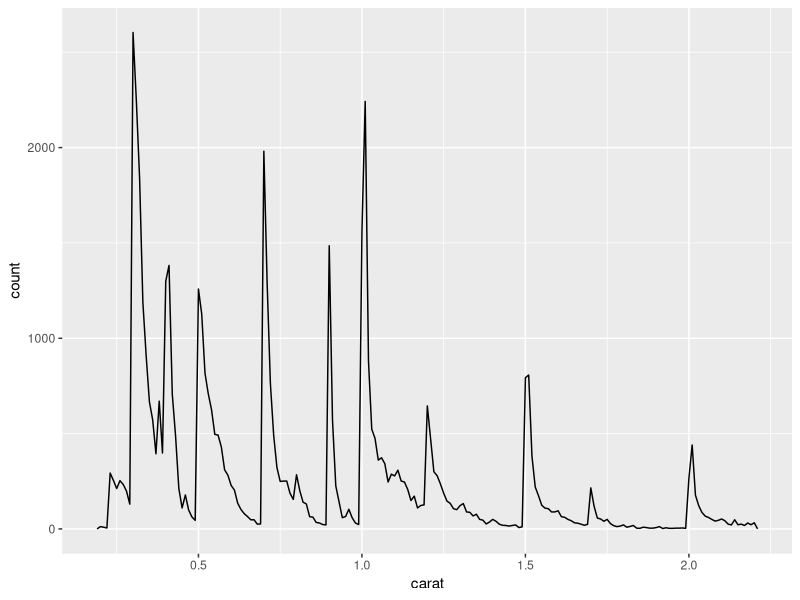

The R source for this figure:
## ---- chunk 1
#Note, Each gray box below is a code chunk. You need to insert a code chunk and put your R code in it. By setting echo = FALSE. this comment and any code will not show in my output document. If it were TRUE, the comment and code would appear. 
## ---- chunk 2
#The include = FALSE function hides both the code and output in my output document. See what happens when you replace include=FALSE with echo=FALSE. In your final product, make sure this code chunk isn't displayed. 

#You need to install these packages first to be able to use the functions within them (if you have not installed them before). You can install them from the Tools tab or write a new code chunk: install.packages("package_name"). 

library(ggplot2)
library(dplyr)
## ---- chunk 3
diamonds<- as.data.frame(diamonds)
head(diamonds, 3)

#Remember, the head command tell R to show us the top rows. Note where the first 3 rows show up when you knit. They are not in your output word document because you have include=FALSE in this code chunk heading.

## ---- chunk 4
#this next line is creating a subset called 'small' of the diamonds data
small <- diamonds %>% 
  filter(carat <= 2.2)
## ---- chunk 5
#This next chunk is inline code. Inline code puts the text with the output of the code in my document.
## ---- chunk 6
#This next code chunk will make a plot in our output doc
## ---- chunk 7
small %>% 
  ggplot(aes(carat)) + 
  geom_freqpoly(binwidth = 0.01)
## ---- chunk 8
#Once all of my code has been written, I click on the Knit button in the tool bar above to produce my document.
